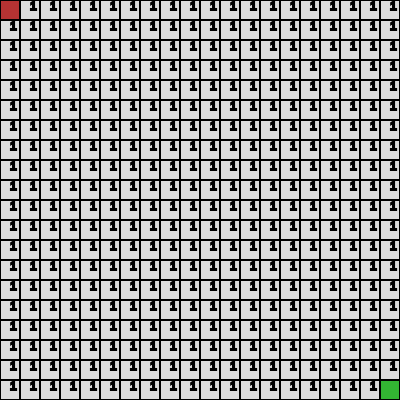
Frame 1 (no input)
Frame 60 (no input): identical to frame 1, image omitted
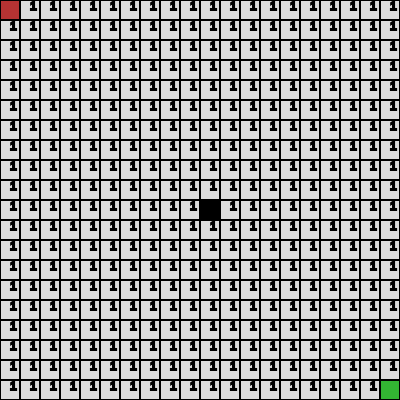
Frame 120 (the mouse pressed at the canvas centre since frame 60)

The p5.js sketch that drew these frames (run headless with seeded random() and noise() and a simulated clock; from frame 60 on, the mouse is pressed at the canvas centre):

// p5.js sketch
// ── sketch.js
let grid;
let movingStart = false;
let movingGoal = false;

function setup() {
  createCanvas(400, 400);
  grid = new Grid(20, 20, 20);

  window.addEventListener("contextmenu", e => e.preventDefault());
}

function draw() {
  if (mouseIsPressed)
  {
    if (movingStart)
    {
      grid.setStart(mouseX, mouseY);
    } 
    else if (movingGoal)
    {
      grid.setGoal(mouseX, mouseY);
    } else {
      grid.handleClick(mouseX, mouseY, mouseButton === LEFT);
    }
  }

  background(220);
  grid.draw();
}

function mousePressed()
{
   // TODO: Change Grid.isGoal and isStart to take a cell, so I can first get the cell, check it exists and then check if it's start / goal
   if (!movingStart && grid.isStart(mouseX, mouseY))
   {
     movingStart = true;
   }
   else if (!movingGoal && grid.isGoal(mouseX, mouseY))
   {
     movingGoal = true;
   }
}

function mouseReleased()
{
  movingGoal = movingStart = false;
}
// ── Cell.js
class Cell {

    constructor(posX, posY) {
        this.x = posX;
        this.y = posY;
        this.obstacle = false;
        this.searched = false;
    }
}
// ── Grid.js
class Grid {

    constructor(cols, rows, cellsize) {
        this.cols = cols;
        this.rows = rows;
        this.cellsize = cellsize;
        
        this.grid = new Array(cols);
        
        for (let i = 0; i < cols; i++)
        {
            this.grid[i] = new Array(rows);
            
            for (let j = 0; j < rows; ++j)
                this.grid[i][j] = {obstacle: false, weight: 1};
        }

        this.start = [0, 0];
        this.goal = [cols - 1, rows - 1];
    }

    draw() {
        strokeWeight(2);
        stroke(0);

        for (let i = 0; i < this.cols; ++i)
        {
            for (let j = 0; j < this.rows; ++j)
            {
                const cell = this.grid[i][j];
                
                // Fill the cell if it's an obstacle
                cell.obstacle ? fill(0) : noFill();
                
                square(i * this.cellsize, j * this.cellsize, this.cellsize);
                text(cell.weight, i * this.cellsize + this.cellsize / 2, j * this.cellsize + this.cellsize / 2);
            }
        }

        // It's simpler to just draw start / goal again
        fill(180, 51, 51);
        square(this.start[0] * this.cellsize, this.start[1] * this.cellsize, this.cellsize);
        text(this.grid[this.start[0], this.start[1]].weight, this.start[0] * this.cellsize + this.cellsize / 2, this.start[1] * this.cellsize + this.cellsize / 2);

        fill(51, 180, 51);
        square(this.goal[0] * this.cellsize, this.goal[1] * this.cellsize, this.cellsize);
    }

    handleClick(mouseX, mouseY, obstacle) {
        let cell = this.mapPositionToCell(new p5.Vector(mouseX, mouseY));
        if (!cell || cell == this.start || cell == this.goal)
            return;
        
        this.grid[cell[0]][cell[1]].obstacle = obstacle;
    }

    handleLeftClick(mouseX, mouseY) {
        this.handleClick(mouseX, mouseY, true);
    }

    handleRightClick(mouseX, mouseY) {
        this.handleClick(mouseX, mouseY, false);
    }

    setStart(posX, posY) {
        let cell = this.mapPositionToCell(new p5.Vector(posX, posY));

        if (cell)
        {
            this.start = cell;

            // Ensure it's not an obstacle
            this.grid[cell[0], cell[1]].obstacle = false;
        }    

    }

    isStart(posX, posY) {
        let cell = this.mapPositionToCell(new p5.Vector(posX, posY));

        if (cell)
        {
            if (this.start[0] == cell[0] &&  this.start[1] == cell[1])
                return true
        }

        return false;
    }

    setGoal(posX, posY) {
        let cell = this.mapPositionToCell(new p5.Vector(posX, posY));

        if (cell && !this.isGoal())
        {
            this.goal = cell;

            // Ensure it's not an obstacle
            this.grid[cell[0], cell[1]].obstacle = false;
        }
    }

    isGoal(posX, posY) {
        let cell = this.mapPositionToCell(new p5.Vector(posX, posY));

        if (cell)
        {
            if (this.goal[0] == cell[0] &&  this.goal[1] == cell[1])
                return true
        }

        return false;
    }

    mapPositionToCell(position)
    {
        let col, row;
        
        col = floor(position.x / this.cellsize);
        row = floor(position.y / this.cellsize);

        if (col > this.cols - 1 || row > this.rows - 1)
            return null;

        return [col, row];
    }
}
